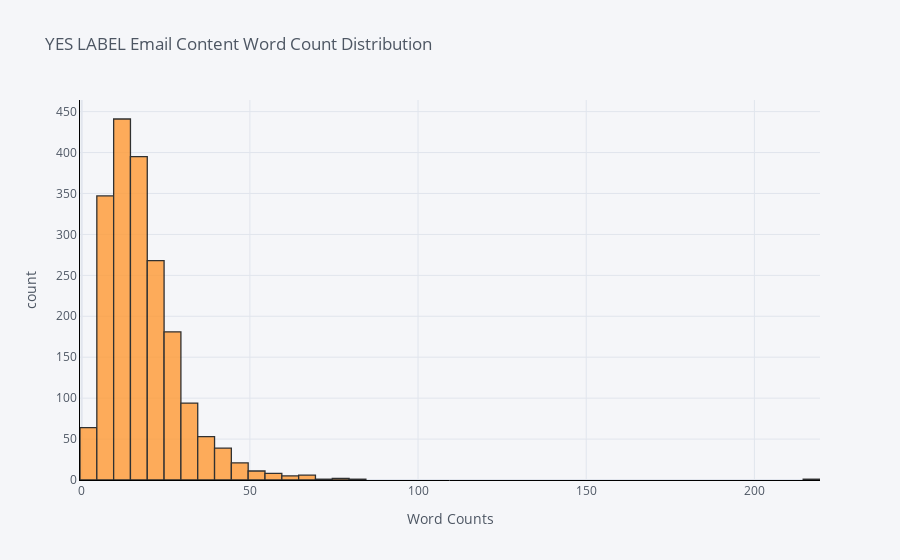

The code cell stored with this chart in its notebook:
### Code cell
df_train['email_word_count'].loc[df_train['target_pred']=="No"].iplot(
    kind='hist',
    bins=100,
    xTitle='Word Counts',
    linecolor='black',
    yTitle='count',
    title='YES LABEL Email Content Word Count Distribution')

### Figure 1 — Plotly figure (JSON) as saved in the notebook; plotly's stock layout.template omitted (floating-point values rounded to 4 significant figures; data arrays with more than 128 entries replaced by an {"elided": "..."} marker saying what was removed)
{"data": [{"histfunc": "count", "histnorm": "", "marker": {"color": "rgba(255, 153, 51, 1.0)", "line": {"color": "#000000", "width": 1.3}}, "name": "email_word_count", "nbinsx": 100, "opacity": 0.8, "orientation": "v", "type": "histogram", "x": {"elided": "1938 int values"}}], "layout": {"barmode": "overlay", "legend": {"bgcolor": "#F5F6F9", "font": {"color": "#4D5663"}}, "paper_bgcolor": "#F5F6F9", "plot_bgcolor": "#F5F6F9", "title": {"font": {"color": "#4D5663"}, "text": "YES LABEL Email Content Word Count Distribution"}, "xaxis": {"gridcolor": "#E1E5ED", "linecolor": "black", "showgrid": true, "tickfont": {"color": "#4D5663"}, "title": {"font": {"color": "#4D5663"}, "text": "Word Counts"}, "zerolinecolor": "#E1E5ED"}, "yaxis": {"gridcolor": "#E1E5ED", "linecolor": "black", "showgrid": true, "tickfont": {"color": "#4D5663"}, "title": {"font": {"color": "#4D5663"}, "text": "count"}, "zerolinecolor": "#E1E5ED"}}}
